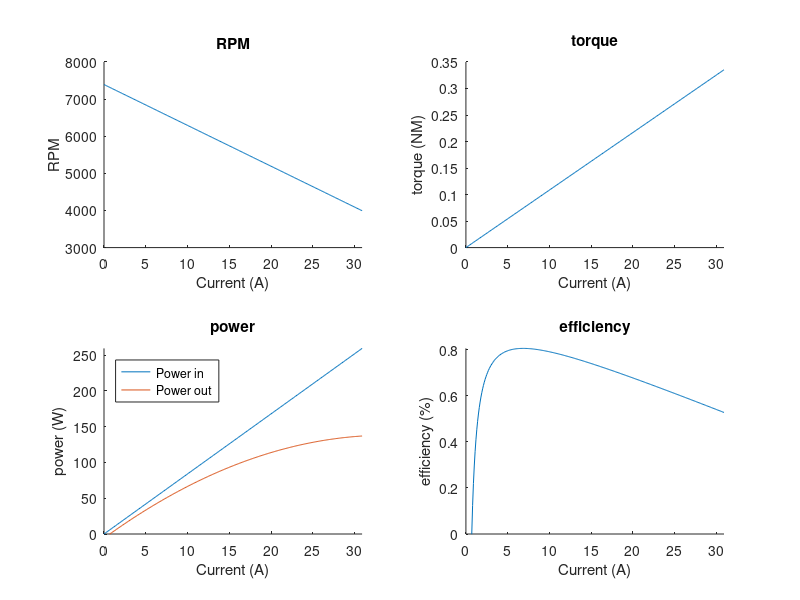

Recreate this plot in MATLAB.
clc
clear
close all

% ArduCopter SITL example vehicle
% This sets up the vehicle properties that are used in the simulation
% simple 450 size x quad based on Hexsoon

% setup the motors

% locations (xyz) in m based on omni x
motor_radius = 0.5; % 1 meter
motor(1).location = [[cosd(45),  sind(45)]*motor_radius,0]; % front right
motor(2).location = [[cosd(-45), sind(-45)]*motor_radius,0]; % rear right
motor(3).location = [[cosd(-135),sind(-135)]*motor_radius,0]; % rear left
motor(4).location = [[cosd(135), sind(135)]*motor_radius,0]; % front left
% motor(1).location = [[sind(45),cosd(45)]*motor_radius,0]; % front right
% motor(2).location = [[sind(135),cosd(135)]*motor_radius,0]; % rear right
% motor(3).location = [[sind(225),cosd(225)]*motor_radius,0]; % rear left
% motor(4).location = [[sind(315),cosd(315)]*motor_radius,0]; % front left
rover.motor_radius = motor_radius;

% motor thrust direction
motor(1).thrustdir = 135; % towards front left
motor(2).thrustdir = 45;  % towards front right
motor(3).thrustdir = 135; % towards front left
motor(4).thrustdir = 45;  % towards front right

% PWM output to use
% set to match OMNIX 
% https://ardupilot.org/rover/docs/rover-motor-and-servo-connections.html
motor(1).channel = 1;
motor(2).channel = 2;
motor(3).channel = 3;
motor(4).channel = 4;

% rotation direction: 1 = cw, -1 = ccw
% motor(1).direction = -1;
% motor(2).direction = 1;
% motor(3).direction = -1;
% motor(4).direction = 1;

% motor properties
electrical.kv = 880; % (rpm/volt)
electrical.no_load_current = [0.7,10]; % (A) @ (V)
electrical.resistance = 0.115; % (ohms)

% ESC properties
esc.resistance = 0.01; % (ohms)

% Propeller properties
prop.diameter = 245 * 0.001; % (m)
prop.pitch = 114.3 * 0.001; % (m)
prop.num_blades = 2;
prop.PConst = 1.13;
prop.TConst = 1;
prop.mass = 12.5*0.001; % (kg) (only used for inertia)
prop.inertia = (1/12)*prop.mass*prop.diameter^2; % rotational inertia (kgm^2) (rod about center)

% assign properties to motors
for i = 1:4
    motor(i).electrical = electrical;
    motor(i).esc = esc;
    motor(i).prop = prop;
end

% Setup battery
battery.voltage = 4*4.2; % (volts)
battery.resistance = 0.0034; % (ohms)
battery.capacity = 5.2; % (ah)

% Add all to vehicle
rover.motors = motor;
rover.battery = battery;
% rover.mass = 2; % (kg)
rover.mass = 50; % (kg)
inertia = (2/5) * rover.mass * (1)^2; % (sphere)
rover.inertia = diag(ones(3,1)*inertia); % rotational inertia matrix (kgm^2) 
rover.cd = [0.5;0.5;0.5];
rover.cd_ref_area = [1;1;1] * pi * (1)^2;

save('robocat','rover')

% Plot motor curves
% http://www.bavaria-direct.co.za/constants/
% http://www.stefanv.com/rcstuff/qf200204.html
% Some calculators estimate heat and increase resistance with temp
% But then we have to estimate the power dissipation
% Max power for plot only
max_power = 260;
battery.voltage = battery.voltage * 0.50;

Kt = 1/(electrical.kv * ((2*pi)/60) ); % Convert Kv to rads/second

% plot the current from 0 to max power
amps = 0:0.1:max_power/battery.voltage;
power_in = amps * battery.voltage;

% voltage drop due to copper and esc
copper_drop = amps * electrical.resistance; 
esc_drop = amps * esc.resistance;

ideal_voltage = battery.voltage - copper_drop - esc_drop;
power_out = ideal_voltage .* (amps - electrical.no_load_current(1));
efficiency = power_out ./ power_in;

torque = Kt * amps;
rpm = ideal_voltage * electrical.kv;

% Plot motor characteristics
figure('name',sprintf('motor characteristics at %0.2f volts',battery.voltage))
subplot(2,2,1)
hold all
title('RPM')
plot(amps,rpm)
xlabel('Current (A)')
ylabel('RPM')
xlim([0,amps(end)])


subplot(2,2,2)
hold all
title('torque')
plot(amps,torque)
xlabel('Current (A)')
ylabel('torque (NM)')
xlim([0,amps(end)])

subplot(2,2,3)
hold all
title('power')
plot(amps,power_in)
plot(amps,power_out)
xlabel('Current (A)')
ylabel('power (W)')
ylim([0,inf])
xlim([0,amps(end)])
legend('Power in','Power out','location','northwest')

subplot(2,2,4)
hold all
title('efficiency')
plot(amps,efficiency)
xlabel('Current (A)')
ylabel('efficiency (%)')
ylim([0,inf])
xlim([0,amps(end)])
